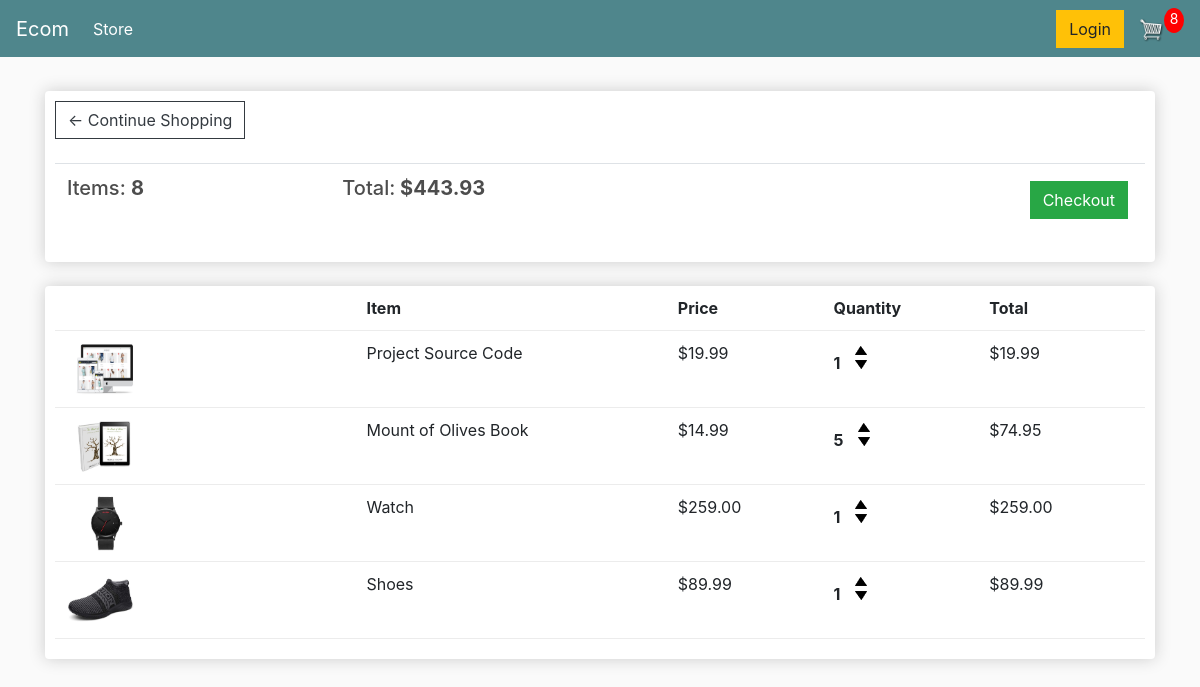
/cart/ (signed in), run on an earlier commit of the app's database.
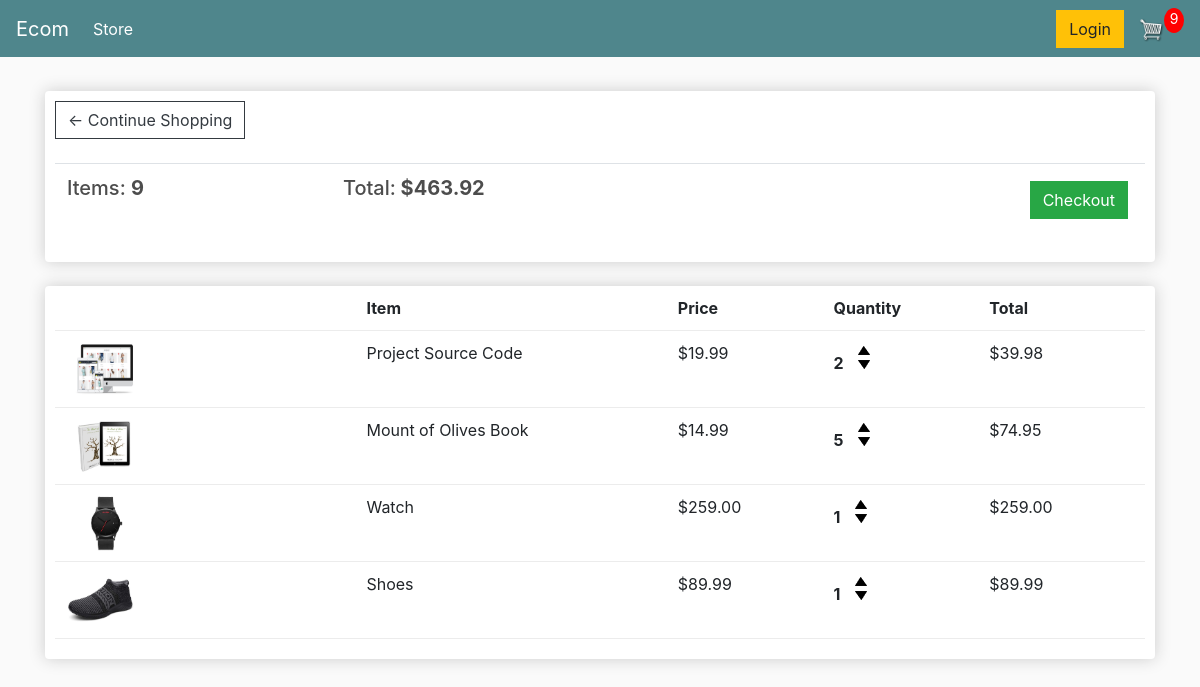
And on a later commit of the database.
### store/models.py (models this page shows, shortened)
class Order(models.Model):
	customer = models.ForeignKey(Customer, on_delete=models.SET_NULL, null=True, blank=True)
	date_ordered = models.DateTimeField(auto_now_add=True)
	complete = models.BooleanField(default=False)
	transaction_id = models.CharField(max_length=100, null=True)
	@property
	def get_cart_total(self):
		orderitems = self.orderitem_set.all()
		total = sum([item.get_total for item in orderitems])
		return total
	@property
	def get_cart_items(self):
		orderitems = self.orderitem_set.all()
		total = sum([item.quantity for item in orderitems])
		return total

class OrderItem(models.Model):
	product = models.ForeignKey(Product, on_delete=models.SET_NULL, null=True)
	order = models.ForeignKey(Order, on_delete=models.SET_NULL, null=True)
	quantity = models.IntegerField(default=0, null=True, blank=True)
	date_added = models.DateTimeField(auto_now_add=True)
	@property
	def get_total(self):
		total = self.product.price * self.quantity
		return total

class Product(models.Model):
	name = models.CharField(max_length=200)
	price = models.FloatField()
	digital = models.BooleanField(default=False,null=True, blank=True)
	image = models.ImageField(null=True, blank=True)
	@property
	def imageURL(self):
		try:
			url = self.image.url
		except:
			url = ''
		return url

### store/views.py (the view)
# urls.py: path('cart/', views.cart, name="cart"),
def cart(request):
	data = cartData(request)
	cartItems = data['cartItems']
	order = data['order']
	items = data['items']
	context = {'items':items, 'order':order, 'cartItems':cartItems}
	return render(request, 'store/cart.html', context)

### store/utils.py (called while the page is built)
def cartData(request):
	if request.user.is_authenticated:
		customer = request.user.customer
		order, created = Order.objects.get_or_create(customer=customer, complete=False)
		items = order.orderitem_set.all()
		cartItems = order.get_cart_items
	else:
		cookieData = cookieCart(request)
		cartItems = cookieData['cartItems']
		order = cookieData['order']
		items = cookieData['items']
	return {'cartItems':cartItems ,'order':order, 'items':items}

### store/Templates/store/cart.html
{% extends 'store/main.html' %}
{% load static %}
{% block content %}
	<div class="row">
		<div class="col-lg-12">
			<div class="box-element">
				<a  class="btn btn-outline-dark" href="{% url 'store' %}">&#x2190; Continue Shopping</a>
				<br>
				<br>
				<table class="table">
					<tr>
						<th><h5>Items: <strong>{{order.get_cart_items}}</strong></h5></th>
						<th><h5>Total:<strong> ${{order.get_cart_total|floatformat:2}}</strong></h5></th>
						<th>
							<a  style="float:right; margin:5px;" class="btn btn-success" href="{% url 'checkout' %}">Checkout</a>
						</th>
					</tr>
				</table>
			</div>
			<br>
			<div class="box-element">
				<div class="cart-row">
					<div style="flex:2"></div>
					<div style="flex:2"><strong>Item</strong></div>
					<div style="flex:1"><strong>Price</strong></div>
					<div style="flex:1"><strong>Quantity</strong></div>
					<div style="flex:1"><strong>Total</strong></div>
				</div>
				{% for item in items %}
				<div class="cart-row">
					<div style="flex:2"><img class="row-image" src="{{item.product.imageURL}}"></div>
					<div style="flex:2"><p>{{item.product.name}}</p></div>
					<div style="flex:1"><p>${{item.product.price|floatformat:2}}</p></div>
					<div style="flex:1">
						<p class="quantity">{{item.quantity}}</p>
						<div class="quantity">
							<img data-product="{{item.product.id}}" data-action="add" class="chg-quantity update-cart" src="{% static  'images/arrow-up.png' %}">
							<img data-product="{{item.product.id}}" data-action="remove" class="chg-quantity update-cart" src="{% static  'images/arrow-down.png' %}">
						</div>
					</div>
					<div style="flex:1"><p>${{item.get_total|floatformat:2}}</p></div>
				</div>
				{% endfor %}
			</div>
		</div>
	</div>
{% endblock content %}

What changed in the data, as far as the page shows it:
changed through a linked row, Order: get_cart_items "8" → "9"; get_cart_total "443.93" → "463.92"
changed OrderItem "Project Source Code": quantity "1" → "2"; get_total "19.99" → "39.98"
Also different on the page:
{{ cartItems }}: "8" → "9"
